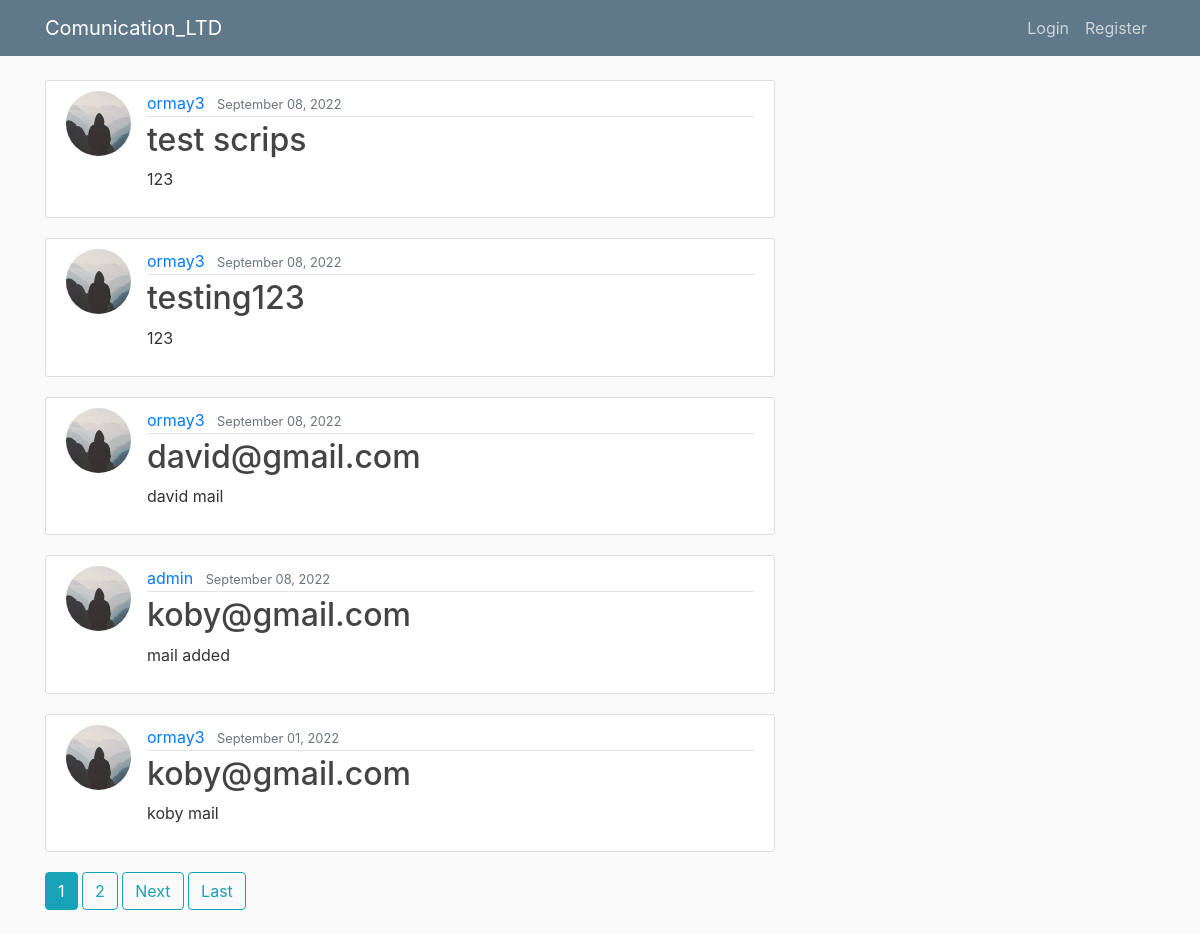
The page / on the database its author committed.
### project/models.py (models this page shows, shortened)
class Post(models.Model):
    title = models.CharField(max_length=100)
    content = models.CharField(max_length=100)                                 #models.TextField()
    date_posted = models.DateTimeField(default=timezone.now)
    author = models.ForeignKey(User, on_delete=models.CASCADE)

### users/models.py (models this page shows, shortened)
class Profile(models.Model):
    user = models.OneToOneField(User, on_delete=models.CASCADE)
    image = models.ImageField(default='default.jpg', upload_to='profile_pics')

### project/views.py (the view)
# urls.py: path('', PostListView.as_view(), name='project-home'),
class PostListView(ListView):
    model = Post
    template_name = 'project/home.html'  # <app>/<model>_<viewtype>.html
    context_object_name = 'posts'
    ordering = ['-date_posted']
    paginate_by = 5

### project/templates/project/home.html (shortened to what this page needs)
{% extends "project/base.html" %}
{% block content %}
    {% for post in posts %}
        <article class="media content-section">
          <img class="rounded-circle article-img" src="{{ post.author.profile.image.url }}">
          <div class="media-body">
            <div class="article-metadata">
              <a class="mr-2" href="{% url 'user-posts' post.author.username %}">{{ post.author }}</a>
              <small class="text-muted">{{ post.date_posted|date:"F d, Y" }}</small>
            </div>
            <h2><a class="article-title" href="{% url 'post-detail' post.id %}">{{ post.title }}</a></h2>
            <p class="article-content">{{ post.content }}</p>
          </div>
        </article>
    {% endfor %}
    {% if is_paginated %}
      {% for num in page_obj.paginator.page_range %}
        {% if page_obj.number == num %}
          <a class="btn btn-info mb-4" href="?page={{ num }}">{{ num }}</a>
        {% elif num > page_obj.number|add:'-3' and num < page_obj.number|add:'3' %}
          <a class="btn btn-outline-info mb-4" href="?page={{ num }}">{{ num }}</a>
        {% endif %}
      {% endfor %}
      {% if page_obj.has_next %}
        <a class="btn btn-outline-info mb-4" href="?page={{ page_obj.next_page_number }}">Next</a>
        <a class="btn btn-outline-info mb-4" href="?page={{ page_obj.paginator.num_pages }}">Last</a>
      {% endif %}
    {% endif %}
{% endblock content %}

### project/templates/project/base.html (shortened to what this page needs)
{% load static %}
<!DOCTYPE html>
<html>
<head>
    <link rel="stylesheet" href="https://maxcdn.bootstrapcdn.com/bootstrap/4.0.0/css/bootstrap.min.css">
    <link rel="stylesheet" type="text/css" href="{% static 'project/main.css' %}">
</head>
<body>
    <header class="site-header">
      <nav class="navbar navbar-expand-md navbar-dark bg-steel fixed-top">
        <div class="container">
          <a class="navbar-brand mr-4" href="{% url 'project-home' %}">Comunication_LTD</a>
          <div class="collapse navbar-collapse" id="navbarToggle">
            <div class="navbar-nav">
              {% if user.is_authenticated %}
                <a class="nav-item nav-link" href="{% url 'post-create' %}">New Client</a>
                <a class="nav-item nav-link" href="{% url 'profile' %}">Profile</a>
                <a class="nav-item nav-link" href="{% url 'logout' %}">Logout</a>
              {% else %}
                <a class="nav-item nav-link" href="{% url 'login' %}">Login</a>
                <a class="nav-item nav-link" href="{% url 'register' %}">Register</a>
              {% endif %}
            </div>
          </div>
        </div>
      </nav>
    </header>
    <main role="main" class="container">
      <div class="row">
        <div class="col-md-8">
          {% block content %}{% endblock %}
        </div>
        </div>
    </main>
</body>
</html>

### project/static/project/main.css (style rules this page uses)
body { background: #fafafa; color: #333333; margin-top: 5rem; }
h1, h2, h3, h4, h5, h6 { color: #444444; }
.bg-steel { background-color: #5f788a; }
.site-header .navbar-nav .nav-link { color: #cbd5db; }
.content-section { background: #ffffff; padding: 10px 20px; border: 1px solid #dddddd; border-radius: 3px; margin-bottom: 20px; }
.article-title { color: #444444; }
.article-content { white-space: pre-line; }
.article-img { height: 65px; width: 65px; margin-right: 16px; }
.article-metadata { padding-bottom: 1px; margin-bottom: 4px; border-bottom: 1px solid #e3e3e3 }

### rows shown on the page
Post: author.profile.image (placeholder picture), author "ormay3", date_posted "September 08, 2022", title "test scrips", content "123"
Post: author.profile.image (placeholder picture), author "ormay3", date_posted "September 08, 2022", title "testing123", content "123"
Post: author.profile.image (placeholder picture), author "ormay3", date_posted "September 08, 2022", title "david@gmail.com", content "david mail"
Post: author.profile.image (placeholder picture), author "admin", date_posted "September 08, 2022", title "koby@gmail.com", content "mail added"
Post: author.profile.image (placeholder picture), author "ormay3", date_posted "September 01, 2022", title "koby@gmail.com", content "koby mail"

### other values the page prints
{{ num }} "1"
{{ num }} "2"
